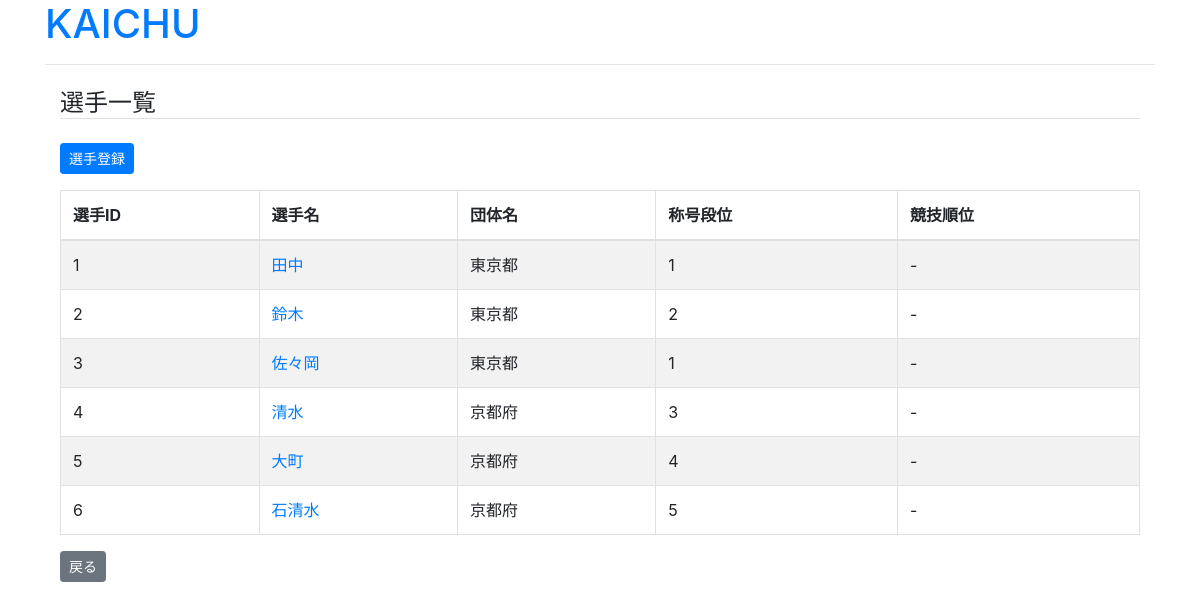
The app's page /cms/player_list/2, older data.
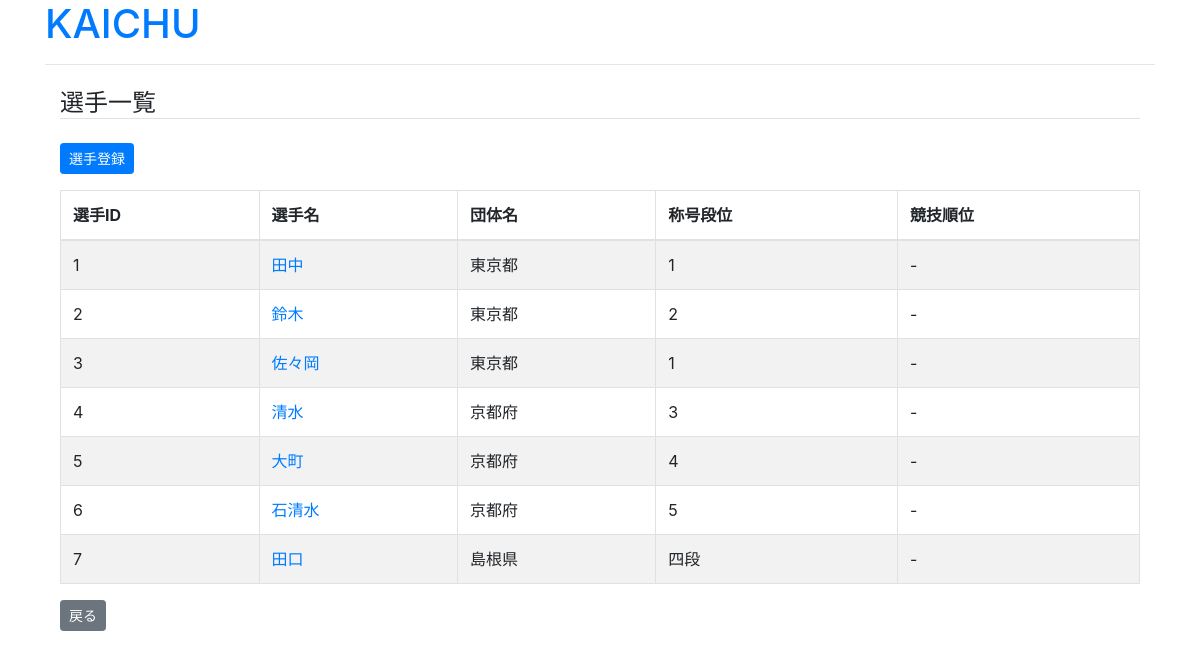
The same page, newer data.
### cms/models.py (models this page shows, shortened)
class Player(models.Model):
    competition = models.ForeignKey(
        Competition, verbose_name='大会', related_name='players', on_delete=models.CASCADE)
    name = models.CharField('選手名', max_length=255)
    team_name = models.CharField('団体名', max_length=255)
    dan = models.CharField('称号段位', max_length=255)
    rank = models.CharField('順位', max_length=255)

### cms/views.py (the view)
# urls.py: path('player_list/<int:competition_id>',
def player_list(request, competition_id):
    players = Player.objects.filter(
        competition_id=competition_id).values()
    return render(request, 'cms/player_list.html', {'players': players, 'competition_id': competition_id})

### cms/templates/cms/player_list.html
{% extends "cms/base.html" %}
{% block content %}
<h4 class="mt-4 border-bottom">選手一覧</h4>
<a href="{% url 'cms:add_player' competition_id=competition_id %}" class="btn btn-primary btn-sm my-3">選手登録</a>
<table class="table table-striped table-bordered">
  <thead>
    <tr>
      <th scope="col">選手ID</th>
      <th scope="col">選手名</th>
      <th scope="col">団体名</th>
      <th scope="col">称号段位</th>
      <th scope="col">競技順位</th>
    </tr>
  </thead>
  <tbody>
    {% for player in players %}
    <tr>
      <td>{{ player.id }}</td>
      <td>
        <a href="{% url 'cms:edit_player' competition_id=competition_id player_id=player.id %}">
          {{ player.name }}
        </a>
      </td>
      <td>{{ player.team_name }}</td>
      <td>{{ player.dan }}</td>
      <td>{{ player.rank }}</td>
    </tr>
    {% endfor %}
  </tbody>
</table>
<a href="{% url 'cms:match_list' competition_id=competition_id %}" class="btn btn-secondary btn-sm">戻る</a>
{% endblock content %}

Row changes from the older to the newer data that the page shows:
added Player: id "7", name "田口", team_name "島根県", dan "四段", rank "-"
